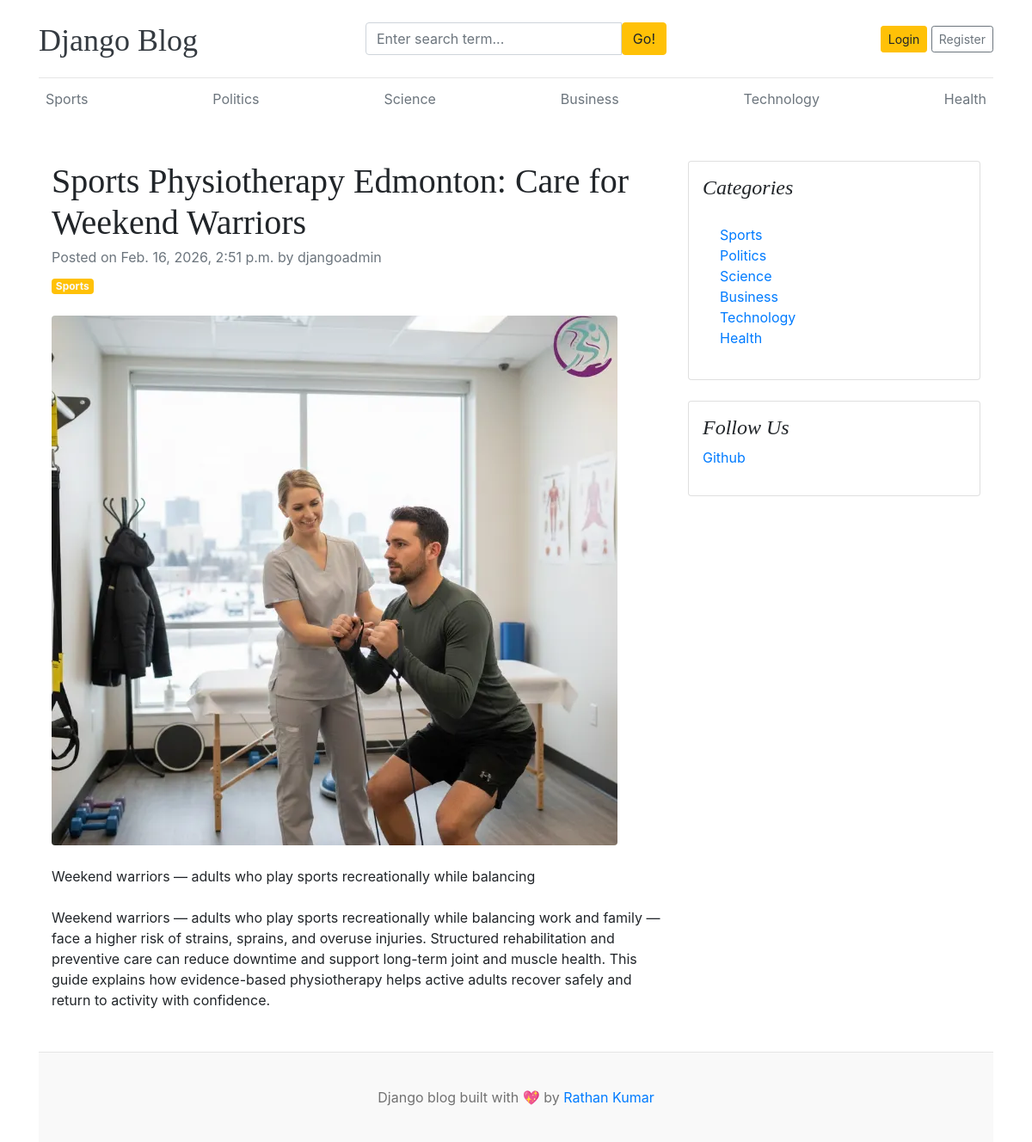
The app's page /blog/sports-physiotherapy-edmonton-care-for-weekend-warriors/ with its own data.
### Blogapp/models.py (models this page shows, shortened)
class Category(models.Model):
    category_name = models.CharField(max_length=50, unique=True)
    created_at = models.DateTimeField(auto_now_add=True)
    updated_at = models.DateTimeField(auto_now=True)
    class Meta:
        verbose_name_plural = 'categories'
    def __str__(self):
        return self.category_name

class Blog(models.Model):
    STATUS_CHOICES = (
        ("Draft", "Draft"),
        ("Published", "Published"),
    )
    title = models.CharField(max_length=100)
    slug = models.SlugField(max_length=150, unique=True, blank=True)
    category = models.ForeignKey(Category, on_delete=models.CASCADE)
    author = models.ForeignKey(User, on_delete=models.CASCADE)
    featured_image = models.ImageField(upload_to='uploads/%Y/%m/%d')
    short_description = models.TextField(max_length=500)
    blog_body = models.TextField(max_length=2000)
    status = models.CharField(max_length=20, choices=STATUS_CHOICES, default="Draft")
    is_featured = models.BooleanField(default=False)
    created_at = models.DateTimeField(auto_now_add=True)
    updated_at = models.DateTimeField(auto_now=True)

### assignment/models.py (models this page shows, shortened)
class SocialLink(models.Model):
    platform = models.CharField(max_length=25)
    link = models.URLField(max_length=100)
    created_at = models.DateTimeField(auto_now_add=True)
    updated_at = models.DateTimeField(auto_now=True)

### Blogapp/views.py (the view)
# urls.py: path('blog/<slug:slug>/',blogs,name='blogs'),
def blogs(request,slug):
    single_blog = get_object_or_404(Blog, slug=slug, status='Published')
    context = {
        'single_blog':single_blog
    }
    return render(request,'blogs.html',context)

### Blogapp/context_processors.py (called while the page is built)
def get_categories(request):
    categories = Category.objects.all()
    return dict(categories=categories)

def get_social_link(request):
    social_link = SocialLink.objects.all()
    return dict(social_link=social_link)

### Blogapp/templates/blogs.html
{% extends 'base.html' %}
{% block content %}
<div class="container mt-5">
    <div class="row">
        <div class="col-lg-8">
            <article>
                <header class="mb-4">
                    <h1 class="fw-bolder mb-1">{{ single_blog.title }}</h1>
                    <div class="text-muted fst-italic mb-2">Posted on {{ single_blog.created_at }} by {{ single_blog.author }}</div>
                    <a class="badge bg-warning text-decoration-none text-light" href="#!">{{ single_blog.category }}</a>
                </header>
                <figure class="mb-4"><img class="img-fluid rounded" src="{{ single_blog.featured_image.url }}" alt="..." /></figure>
                <section class="mb-5">
                    <p class="fs-5 mb-4">{{ single_blog.short_description }}</p>
                    <p class="fs-5 mb-4">{{ single_blog.blog_body }}</p>
                    </section>
            </article>
        </div>
        <div class="col-lg-4">
            <div class="card mb-4 p-3">
                <h4 class="font-italic">Categories</h4>
                <div class="card-body">
                    <div class="row">
                        <div class="col-sm-6">
                            <ul class="list-unstyled mb-0">
                                {% for cat in categories %}
                                <li><a href="{% url 'posts_by_category' cat.id %}">{{cat.category_name}}</a></li>
                                {% endfor %}
                            </ul>
                        </div>
                    </div>
                </div>
            </div>
            {% if social_link %}
            <div class="card mb-4 p-3">
                <h4 class="font-italic">Follow Us</h4>
                <ol class="list-unstyled">
                    {% for i in social_link %}
                    <li><a href="{{ i.link }}" target="_blank">{{ i.platform }}</a></li>
                    {% endfor %}
                </ol>
            </div>
            {% endif %}
        </div>
    </div>
</div>
{% endblock %}

### Blogapp/templates/base.html (shortened to what this page needs)
{% load static %}
<!DOCTYPE html>
<html lang="en">
<head>
    <link href="https://getbootstrap.com/docs/4.0/dist/css/bootstrap.min.css" rel="stylesheet">
    <link href="{% static 'css/blog.css' %}" rel="stylesheet">
</head>
<body>
    <div class="container">
        <header class="blog-header py-3">
            <div class="row flex-nowrap justify-content-between align-items-center">
                <div class="col-4 pt-1">
                    <a class="blog-header-logo text-dark" href="/">Django Blog</a>
                </div>
                <div class="col-4">
                    <form action="{% url 'search' %}" method="GET">
                        <div class="input-group">
                        <input class="form-control" type="text" name="keyword" value="{{ keyword }}" placeholder="Enter search term..." aria-label="Enter search term..." aria-describedby="button-search" />
                        <button type="submit" class="btn btn-warning" id="button-search" type="button">Go!</button>
                    </div>
                    </form>
                </div>
                <div class="col-4 d-flex justify-content-end align-items-center">
                    {% if user.is_authenticated%}
                    Welcome {{ user }}&nbsp;&nbsp;&nbsp;&nbsp;
                    <a class="btn btn-sm btn-warning" href="{% url 'logout' %}">Logout</a>
                    {% else %}
                        <a class="btn btn-sm btn-warning" href="{% url 'login' %}">Login</a> &nbsp;
                        <a class="btn btn-sm btn-outline-secondary" href="{% url 'register' %}">Register</a>
                    {% endif %}
                </div>
            </div>
        </header>
        <div class="nav-scroller py-1 mb-2">
            <nav class="nav d-flex justify-content-between">
                {% for cat in categories%}
                <a class="p-2 text-muted" href="{% url 'posts_by_category' cat.id %}">{{ cat.category_name}}</a>
                {% endfor %}
            </nav>
        </div>
        {% block content %}
        {% endblock %}
        <footer class="blog-footer">
            <p>Django blog built with 💖 by <a href="#">Rathan Kumar</a></p>
        </footer>
</body>
</html>

### Blogapp/static/css/blog.css (style rules this page uses)
.blog-header { border-bottom: 1px solid #e5e5e5; }
.blog-header-logo { font-family: "Playfair Display", Georgia, "Times New Roman", serif; font-size: 2.25rem; }
h1, h2, h3, h4, h5, h6 { font-family: "Playfair Display", Georgia, "Times New Roman", serif; }
.blog-footer { padding: 2.5rem 0; color: #727272; text-align: center; background-color: #f9f9f9; border-top: .05rem solid #e5e5e5; }
.blog-footer p:last-child { margin-bottom: 0; }

### records on screen
Category: category_name "Sports"
Category: category_name "Politics"
Category: category_name "Science"
Category: category_name "Business"
Category: category_name "Technology"
Category: category_name "Health"
Blog: title "Sports Physiotherapy Edmonton: Care for Weekend Warriors", created_at "Feb. 16, 2026, 2:51 p.m.", author "djangoadmin", category "Sports", featured_image (picture), short_description "Weekend warriors — adults who play sports recreationally while balancing", blog_body "Weekend warriors — adults who play sports recreationally while balancing work and family — face a higher risk of strains, sprains, and overuse injuries. Structured rehabilitation and preventive care can reduce downtime and support long-term joint and muscle health. This guide explains how evidence-based physiotherapy helps active adults recover safely and return to activity with confidence."
SocialLink: platform "Github"
